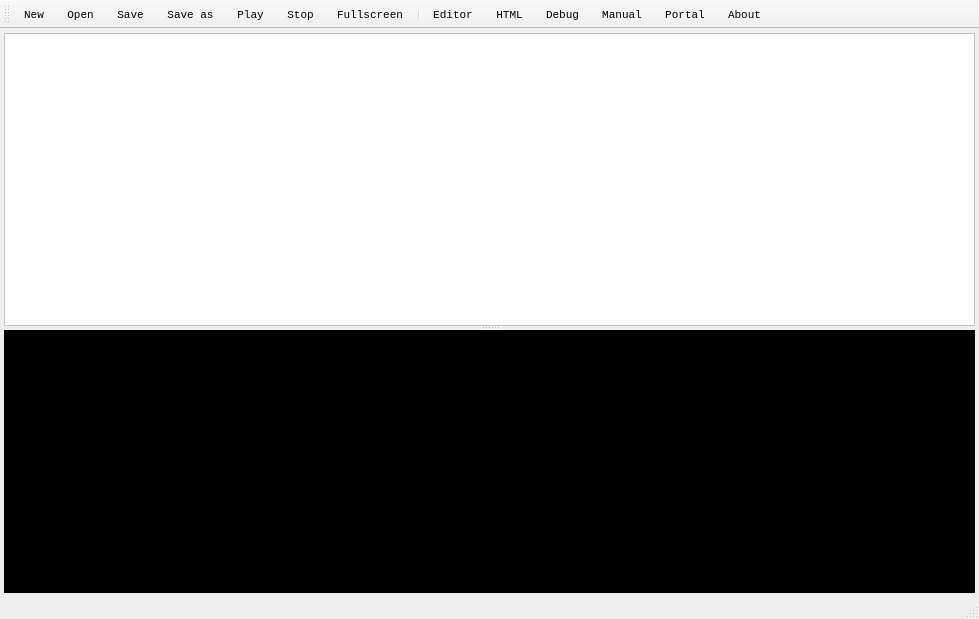
<?xml version="1.0" encoding="UTF-8"?>
<ui version="4.0">
 <class>MainWindow</class>
 <widget class="QMainWindow" name="MainWindow">
  <property name="geometry">
   <rect>
    <x>0</x>
    <y>0</y>
    <width>979</width>
    <height>619</height>
   </rect>
  </property>
  <property name="font">
   <font>
    <family>Courier New</family>
    <pointsize>8</pointsize>
    <weight>50</weight>
    <italic>false</italic>
    <bold>false</bold>
   </font>
  </property>
  <property name="windowTitle">
   <string>Csound</string>
  </property>
  <property name="windowIcon">
   <iconset>
    <normaloff>cs.ico</normaloff>cs.ico</iconset>
  </property>
  <property name="styleSheet">
   <string notr="true">font: 8pt &quot;Courier New&quot;;</string>
  </property>
  <property name="unifiedTitleAndToolBarOnMac">
   <bool>true</bool>
  </property>
  <widget class="QWidget" name="centralWidget">
   <layout class="QVBoxLayout" name="verticalLayout_2">
    <property name="leftMargin">
     <number>4</number>
    </property>
    <property name="topMargin">
     <number>4</number>
    </property>
    <property name="rightMargin">
     <number>4</number>
    </property>
    <property name="bottomMargin">
     <number>4</number>
    </property>
    <item>
     <widget class="QSplitter" name="splitter">
      <property name="orientation">
       <enum>Qt::Vertical</enum>
      </property>
      <widget class="QStackedWidget" name="tabs">
       <property name="styleSheet">
        <string notr="true">background-color:lightgray</string>
       </property>
       <widget class="QWidget" name="csdTab">
        <layout class="QVBoxLayout" name="verticalLayout_7">
         <property name="leftMargin">
          <number>0</number>
         </property>
         <property name="topMargin">
          <number>0</number>
         </property>
         <property name="rightMargin">
          <number>0</number>
         </property>
         <property name="bottomMargin">
          <number>0</number>
         </property>
         <item>
          <widget class="QPlainTextEdit" name="csdEdit">
           <property name="font">
            <font>
             <family>Courier New</family>
             <pointsize>8</pointsize>
             <weight>50</weight>
             <italic>false</italic>
             <bold>false</bold>
            </font>
           </property>
           <property name="styleSheet">
            <string notr="true">background-color: rgb(255, 255, 255);
color: rgb(0, 0, 0);</string>
           </property>
          </widget>
         </item>
        </layout>
       </widget>
       <widget class="CsoundWebView" name="htmlTab">
        <layout class="QVBoxLayout" name="verticalLayout">
         <property name="leftMargin">
          <number>0</number>
         </property>
         <property name="topMargin">
          <number>0</number>
         </property>
         <property name="rightMargin">
          <number>0</number>
         </property>
         <property name="bottomMargin">
          <number>0</number>
         </property>
        </layout>
       </widget>
       <widget class="CsoundWebView" name="manualTab">
        <layout class="QVBoxLayout" name="verticalLayout_3"/>
       </widget>
       <widget class="QWidget" name="portalTab">
        <layout class="QVBoxLayout" name="verticalLayout_4">
         <item>
          <widget class="QWidget" name="browserToolsWidget" native="true">
           <property name="minimumSize">
            <size>
             <width>0</width>
             <height>24</height>
            </size>
           </property>
           <property name="maximumSize">
            <size>
             <width>16777215</width>
             <height>24</height>
            </size>
           </property>
           <layout class="QHBoxLayout" name="horizontalLayout">
            <property name="spacing">
             <number>2</number>
            </property>
            <property name="leftMargin">
             <number>2</number>
            </property>
            <property name="topMargin">
             <number>2</number>
            </property>
            <property name="rightMargin">
             <number>2</number>
            </property>
            <property name="bottomMargin">
             <number>2</number>
            </property>
            <item>
             <widget class="QPushButton" name="forwardButton">
              <property name="text">
               <string>Forward</string>
              </property>
             </widget>
            </item>
            <item>
             <widget class="QPushButton" name="backButton">
              <property name="text">
               <string>Back</string>
              </property>
             </widget>
            </item>
            <item>
             <widget class="QPushButton" name="stopLoadingButton">
              <property name="text">
               <string>Stop</string>
              </property>
             </widget>
            </item>
            <item>
             <widget class="QPushButton" name="loadButton">
              <property name="text">
               <string>Load</string>
              </property>
             </widget>
            </item>
            <item>
             <widget class="QLabel" name="label">
              <property name="text">
               <string> URL:</string>
              </property>
             </widget>
            </item>
            <item>
             <widget class="QLineEdit" name="urlEdit">
              <property name="styleSheet">
               <string notr="true">background-color:white;color:black</string>
              </property>
              <property name="text">
               <string>http://csound.github.io/</string>
              </property>
              <property name="placeholderText">
               <string/>
              </property>
             </widget>
            </item>
            <item>
             <widget class="QPushButton" name="googleButton">
              <property name="text">
               <string>Google</string>
              </property>
             </widget>
            </item>
            <item>
             <widget class="QPushButton" name="csoundHomeButton">
              <property name="text">
               <string>Csound home</string>
              </property>
             </widget>
            </item>
           </layout>
           <zorder>backButton</zorder>
           <zorder>forwardButton</zorder>
           <zorder>label</zorder>
           <zorder>urlEdit</zorder>
           <zorder>loadButton</zorder>
           <zorder>csoundHomeButton</zorder>
           <zorder>stopLoadingButton</zorder>
           <zorder>googleButton</zorder>
          </widget>
         </item>
         <item>
          <widget class="CsoundWebView" name="portalView" native="true">
           <property name="focusPolicy">
            <enum>Qt::StrongFocus</enum>
           </property>
          </widget>
         </item>
        </layout>
       </widget>
       <widget class="QWidget" name="licenseTab">
        <layout class="QVBoxLayout" name="verticalLayout_9">
         <item>
          <widget class="QPlainTextEdit" name="licenseEdit">
           <property name="frameShape">
            <enum>QFrame::Panel</enum>
           </property>
          </widget>
         </item>
        </layout>
       </widget>
      </widget>
      <widget class="QPlainTextEdit" name="messagesEdit">
       <property name="styleSheet">
        <string notr="true">background-color: rgb(0, 0, 0);
color: rgb(0, 255, 0);</string>
       </property>
       <property name="frameShape">
        <enum>QFrame::Panel</enum>
       </property>
       <property name="verticalScrollBarPolicy">
        <enum>Qt::ScrollBarAsNeeded</enum>
       </property>
      </widget>
     </widget>
    </item>
   </layout>
  </widget>
  <widget class="QToolBar" name="toolBar">
   <property name="windowTitle">
    <string>toolBar</string>
   </property>
   <attribute name="toolBarArea">
    <enum>TopToolBarArea</enum>
   </attribute>
   <attribute name="toolBarBreak">
    <bool>false</bool>
   </attribute>
   <addaction name="actionNew"/>
   <addaction name="actionOpen"/>
   <addaction name="actionSave"/>
   <addaction name="actionSave_as"/>
   <addaction name="actionRun"/>
   <addaction name="actionStop"/>
   <addaction name="actionMakeFullscreen"/>
   <addaction name="separator"/>
   <addaction name="actionShowCsdTab"/>
   <addaction name="actionShowHTMLTab"/>
   <addaction name="actionDebug"/>
   <addaction name="actionShowManualTab"/>
   <addaction name="actionShowPortalTab"/>
   <addaction name="actionShowLicenseTab"/>
  </widget>
  <widget class="QStatusBar" name="statusBar"/>
  <action name="actionNew">
   <property name="text">
    <string>New</string>
   </property>
   <property name="toolTip">
    <string>Create new CSD file.</string>
   </property>
   <property name="shortcut">
    <string>Ctrl+N</string>
   </property>
  </action>
  <action name="actionOpen">
   <property name="text">
    <string>Open...</string>
   </property>
   <property name="shortcut">
    <string>Ctrl+O</string>
   </property>
  </action>
  <action name="actionSave">
   <property name="text">
    <string>Save</string>
   </property>
   <property name="toolTip">
    <string>Save this CSD file.</string>
   </property>
   <property name="shortcut">
    <string>Ctrl+S</string>
   </property>
  </action>
  <action name="actionSave_as">
   <property name="text">
    <string>Save as...</string>
   </property>
   <property name="toolTip">
    <string>Save this CSD file with a new filename.</string>
   </property>
   <property name="shortcut">
    <string>Ctrl+A</string>
   </property>
  </action>
  <action name="actionRun">
   <property name="text">
    <string>Play</string>
   </property>
   <property name="toolTip">
    <string>Play this CSD file in Csound.</string>
   </property>
   <property name="shortcut">
    <string>F5</string>
   </property>
  </action>
  <action name="actionStop">
   <property name="text">
    <string>Stop</string>
   </property>
   <property name="toolTip">
    <string>Stop running Csound.</string>
   </property>
   <property name="shortcut">
    <string>F6</string>
   </property>
  </action>
  <action name="actionMakeFullscreen">
   <property name="text">
    <string>Fullscreen</string>
   </property>
   <property name="toolTip">
    <string>Make the main window full screen (or not).</string>
   </property>
   <property name="shortcut">
    <string>F11</string>
   </property>
  </action>
  <action name="actionShowCsdTab">
   <property name="text">
    <string>Editor</string>
   </property>
   <property name="toolTip">
    <string>Show the code editor.</string>
   </property>
   <property name="shortcut">
    <string>Ctrl+1</string>
   </property>
  </action>
  <action name="actionShowHTMLTab">
   <property name="text">
    <string>HTML</string>
   </property>
   <property name="toolTip">
    <string>Show the HTML page.</string>
   </property>
   <property name="shortcut">
    <string>Ctrl+2</string>
   </property>
  </action>
  <action name="actionShowManualTab">
   <property name="text">
    <string>Manual</string>
   </property>
   <property name="toolTip">
    <string>Go to the Csound Reference Manual.</string>
   </property>
   <property name="shortcut">
    <string>Ctrl+3</string>
   </property>
  </action>
  <action name="actionShowPortalTab">
   <property name="text">
    <string>Portal</string>
   </property>
   <property name="toolTip">
    <string>Go to the Csound home page.</string>
   </property>
   <property name="shortcut">
    <string>Ctrl+4</string>
   </property>
  </action>
  <action name="actionShowLicenseTab">
   <property name="text">
    <string>About</string>
   </property>
   <property name="iconText">
    <string>About</string>
   </property>
   <property name="toolTip">
    <string>Shows the Csound license and describes this program.</string>
   </property>
   <property name="shortcut">
    <string>Ctrl+5</string>
   </property>
  </action>
  <action name="actionDebug">
   <property name="text">
    <string>Debug</string>
   </property>
   <property name="toolTip">
    <string>Show JavaScript DevTools...</string>
   </property>
   <property name="shortcut">
    <string>Ctrl+D</string>
   </property>
  </action>
 </widget>
 <layoutdefault spacing="6" margin="11"/>
 <customwidgets>
  <customwidget>
   <class>CsoundWebView</class>
   <extends>QWidget</extends>
   <header>csoundwebview.h</header>
   <container>1</container>
  </customwidget>
 </customwidgets>
 <resources/>
 <connections>
  <connection>
   <sender>actionNew</sender>
   <signal>triggered()</signal>
   <receiver>MainWindow</receiver>
   <slot>newCsd()</slot>
   <hints>
    <hint type="sourcelabel">
     <x>-1</x>
     <y>-1</y>
    </hint>
    <hint type="destinationlabel">
     <x>472</x>
     <y>196</y>
    </hint>
   </hints>
  </connection>
  <connection>
   <sender>actionRun</sender>
   <signal>triggered()</signal>
   <receiver>MainWindow</receiver>
   <slot>runFile()</slot>
   <hints>
    <hint type="sourcelabel">
     <x>-1</x>
     <y>-1</y>
    </hint>
    <hint type="destinationlabel">
     <x>472</x>
     <y>196</y>
    </hint>
   </hints>
  </connection>
  <connection>
   <sender>actionStop</sender>
   <signal>triggered()</signal>
   <receiver>MainWindow</receiver>
   <slot>stopCsd()</slot>
   <hints>
    <hint type="sourcelabel">
     <x>-1</x>
     <y>-1</y>
    </hint>
    <hint type="destinationlabel">
     <x>472</x>
     <y>196</y>
    </hint>
   </hints>
  </connection>
  <connection>
   <sender>actionShowCsdTab</sender>
   <signal>triggered()</signal>
   <receiver>MainWindow</receiver>
   <slot>showCsdTab()</slot>
   <hints>
    <hint type="sourcelabel">
     <x>-1</x>
     <y>-1</y>
    </hint>
    <hint type="destinationlabel">
     <x>489</x>
     <y>309</y>
    </hint>
   </hints>
  </connection>
  <connection>
   <sender>actionShowHTMLTab</sender>
   <signal>triggered()</signal>
   <receiver>MainWindow</receiver>
   <slot>showHtmlTab()</slot>
   <hints>
    <hint type="sourcelabel">
     <x>-1</x>
     <y>-1</y>
    </hint>
    <hint type="destinationlabel">
     <x>489</x>
     <y>309</y>
    </hint>
   </hints>
  </connection>
  <connection>
   <sender>actionShowManualTab</sender>
   <signal>triggered()</signal>
   <receiver>MainWindow</receiver>
   <slot>showManualTab()</slot>
   <hints>
    <hint type="sourcelabel">
     <x>-1</x>
     <y>-1</y>
    </hint>
    <hint type="destinationlabel">
     <x>489</x>
     <y>309</y>
    </hint>
   </hints>
  </connection>
  <connection>
   <sender>actionShowPortalTab</sender>
   <signal>triggered()</signal>
   <receiver>MainWindow</receiver>
   <slot>showPortalTab()</slot>
   <hints>
    <hint type="sourcelabel">
     <x>-1</x>
     <y>-1</y>
    </hint>
    <hint type="destinationlabel">
     <x>489</x>
     <y>309</y>
    </hint>
   </hints>
  </connection>
  <connection>
   <sender>actionShowLicenseTab</sender>
   <signal>triggered()</signal>
   <receiver>MainWindow</receiver>
   <slot>showLicenseTab()</slot>
   <hints>
    <hint type="sourcelabel">
     <x>-1</x>
     <y>-1</y>
    </hint>
    <hint type="destinationlabel">
     <x>489</x>
     <y>309</y>
    </hint>
   </hints>
  </connection>
  <connection>
   <sender>actionMakeFullscreen</sender>
   <signal>triggered()</signal>
   <receiver>MainWindow</receiver>
   <slot>makeFullScreen()</slot>
   <hints>
    <hint type="sourcelabel">
     <x>-1</x>
     <y>-1</y>
    </hint>
    <hint type="destinationlabel">
     <x>489</x>
     <y>309</y>
    </hint>
   </hints>
  </connection>
  <connection>
   <sender>MainWindow</sender>
   <signal>updateMessages(QString)</signal>
   <receiver>MainWindow</receiver>
   <slot>on_updateMessages(QString)</slot>
   <hints>
    <hint type="sourcelabel">
     <x>489</x>
     <y>309</y>
    </hint>
    <hint type="destinationlabel">
     <x>489</x>
     <y>309</y>
    </hint>
   </hints>
  </connection>
  <connection>
   <sender>actionSave</sender>
   <signal>triggered()</signal>
   <receiver>MainWindow</receiver>
   <slot>saveFile()</slot>
   <hints>
    <hint type="sourcelabel">
     <x>-1</x>
     <y>-1</y>
    </hint>
    <hint type="destinationlabel">
     <x>489</x>
     <y>309</y>
    </hint>
   </hints>
  </connection>
  <connection>
   <sender>actionSave_as</sender>
   <signal>triggered()</signal>
   <receiver>MainWindow</receiver>
   <slot>saveFileAs()</slot>
   <hints>
    <hint type="sourcelabel">
     <x>-1</x>
     <y>-1</y>
    </hint>
    <hint type="destinationlabel">
     <x>489</x>
     <y>309</y>
    </hint>
   </hints>
  </connection>
  <connection>
   <sender>actionOpen</sender>
   <signal>triggered()</signal>
   <receiver>MainWindow</receiver>
   <slot>openFile()</slot>
   <hints>
    <hint type="sourcelabel">
     <x>-1</x>
     <y>-1</y>
    </hint>
    <hint type="destinationlabel">
     <x>489</x>
     <y>309</y>
    </hint>
   </hints>
  </connection>
  <connection>
   <sender>actionDebug</sender>
   <signal>triggered()</signal>
   <receiver>MainWindow</receiver>
   <slot>showDebugTab()</slot>
   <hints>
    <hint type="sourcelabel">
     <x>-1</x>
     <y>-1</y>
    </hint>
    <hint type="destinationlabel">
     <x>489</x>
     <y>309</y>
    </hint>
   </hints>
  </connection>
 </connections>
 <slots>
  <signal>updateMessages(QString)</signal>
  <slot>newCsd()</slot>
  <slot>openFile()</slot>
  <slot>saveFile()</slot>
  <slot>saveFileAs()</slot>
  <slot>runCsd()</slot>
  <slot>stopCsd()</slot>
  <slot>makeFullScreen()</slot>
  <slot>showCsdTab()</slot>
  <slot>showHtmlTab()</slot>
  <slot>showDebugTab()</slot>
  <slot>showManualTab()</slot>
  <slot>showPortalTab()</slot>
  <slot>showLicenseTab()</slot>
  <slot>on_updateMessages(QString)</slot>
 </slots>
</ui>
